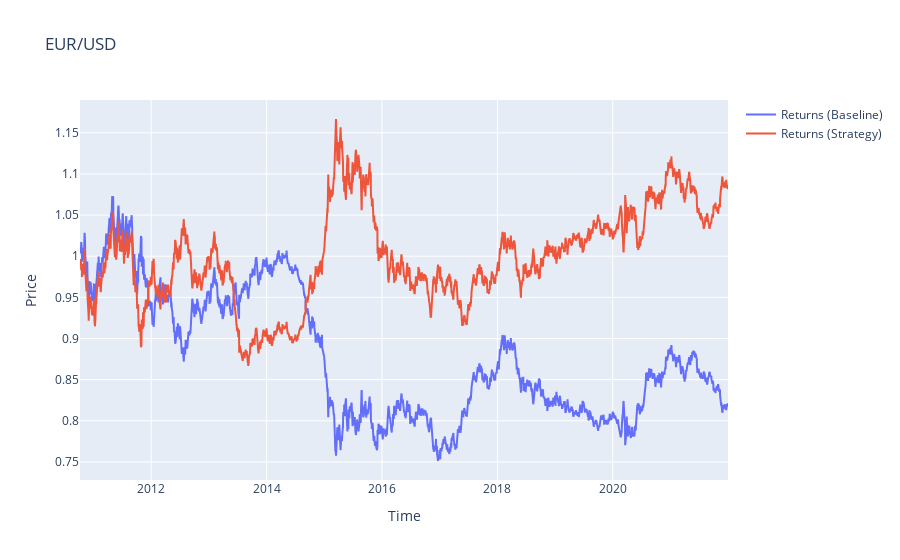

Notebook cell for this chart:
### Code cell
fig=go.Figure()

fig.add_trace(go.Scatter(x=data.index, y=data.creturns, name='Returns (Baseline)'))
fig.add_trace(go.Scatter(x=data.index, y=data.cstrategy, name='Returns (Strategy)'))

fig.update_layout(title='EUR/USD', xaxis_title='Time', yaxis_title='Price')

fig.show()

### Figure 1 — Plotly figure (JSON) as saved in the notebook; plotly's stock layout.template omitted (floating-point values rounded to 4 significant figures; data arrays with more than 128 entries replaced by an {"elided": "..."} marker saying what was removed)
{"data": [{"name": "Returns (Baseline)", "type": "scatter", "x": {"elided": "2927 str values"}, "y": {"elided": "2927 float values"}}, {"name": "Returns (Strategy)", "type": "scatter", "x": {"elided": "2927 str values"}, "y": {"elided": "2927 float values"}}], "layout": {"title": {"text": "EUR/USD"}, "xaxis": {"title": {"text": "Time"}}, "yaxis": {"title": {"text": "Price"}}}}
